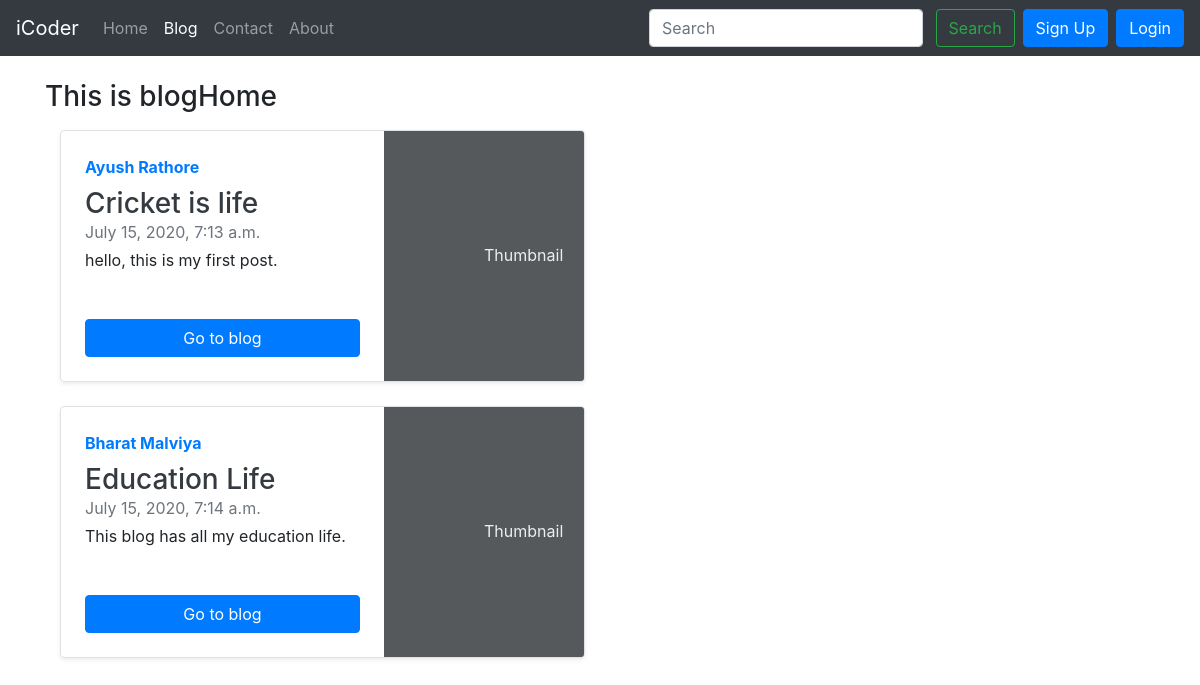
Screenshot of /blog/ with the database file from the repository.
### blog/models.py (models this page shows, shortened)
class Post(models.Model):
    sno = models.AutoField(primary_key=True)
    title = models.CharField(max_length=255)
    content = models.TextField()
    author = models.CharField(max_length=20)
    slug = models.CharField(max_length=200)
    timeStamp = models.DateTimeField(blank=True)

### blog/views.py (the view)
# urls.py: path('', views.blogHome, name='blogHome'),
def blogHome(request):
    allPosts = Post.objects.all()
    context = {'allPosts': allPosts}
    return render(request, 'blog/blogHome.html', context)

### templates/blog/blogHome.html (shortened to what this page needs)
{% extends 'base.html' %}
{% block blogactive %} active {% endblock blogactive %}
{% block body %}
<div class="container mt-4">
<h3>This is blogHome</h3>
{% for post in  allPosts%}
<div class="col-md-6 mt-3">
      <div class="row no-gutters border rounded overflow-hidden flex-md-row mb-4 shadow-sm h-md-250 position-relative">
        <div class="col p-4 d-flex flex-column position-static">
          <strong class="d-inline-block mb-2 text-primary">{{post.author}}</strong>
          <h3 class="mb-0"><a class="text-dark" href="/blog/{{post.slug}}">{{post.title}}</a></h3>
          <div class="mb-1 text-muted">{{post.timeStamp}}</div>
          <p class="card-text mb-auto">{{post.content | truncatechars:300}}</p>
          <a href="/blog/{{post.slug}}" role="button" class="btn btn-primary mt-2">Go to blog</a>
        </div>
        <div class="col-auto d-none d-lg-block">
          <svg class="bd-placeholder-img" width="200" height="250" xmlns="http://www.w3.org/2000/svg" preserveAspectRatio="xMidYMid slice" focusable="false" role="img" aria-label="Placeholder: Thumbnail"><title>Placeholder</title><rect width="100%" height="100%" fill="#55595c"></rect><text x="50%" y="50%" fill="#eceeef" dy=".3em">Thumbnail</text></svg>
        </div>
      </div>
    </div>
{% endfor %}
</div>
{% endblock body %}

### rows the page displays
Post: author "Ayush Rathore", title "Cricket is life", timeStamp "July 15, 2020, 7:13 a.m.", content "hello, this is my first post."
Post: author "Bharat Malviya", title "Education Life", timeStamp "July 15, 2020, 7:14 a.m.", content "This blog has all my education life."
